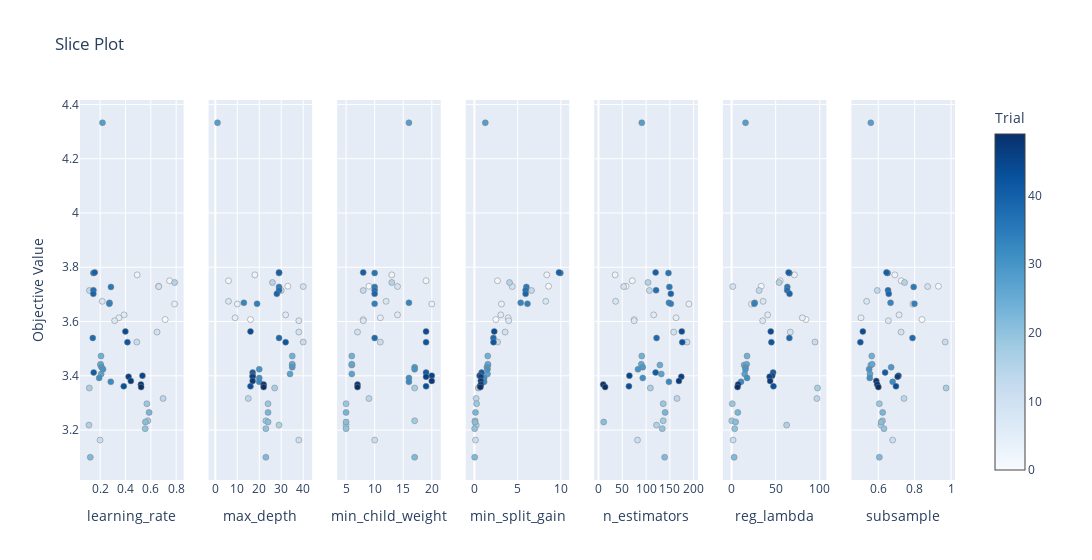

The cell this chart's notebook holds for it:
### Code cell
# slice plot

optuna.visualization.plot_slice(study)
